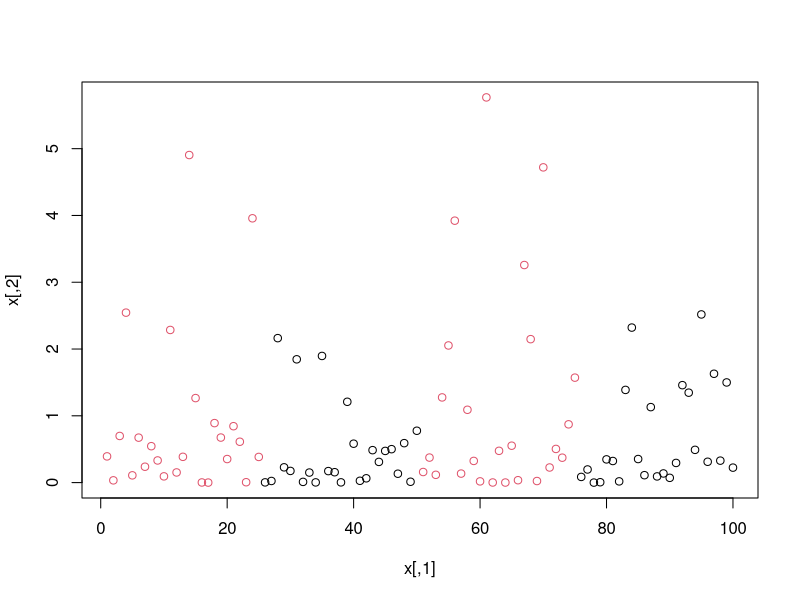
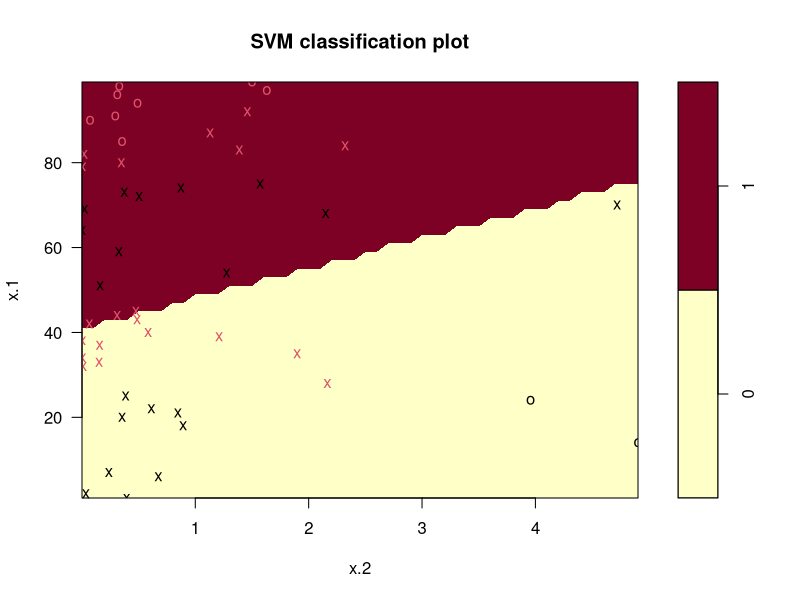
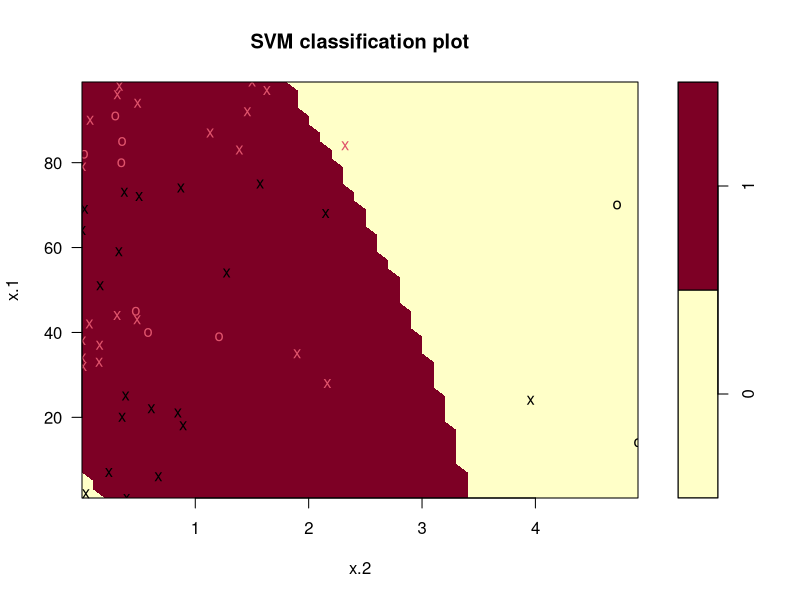
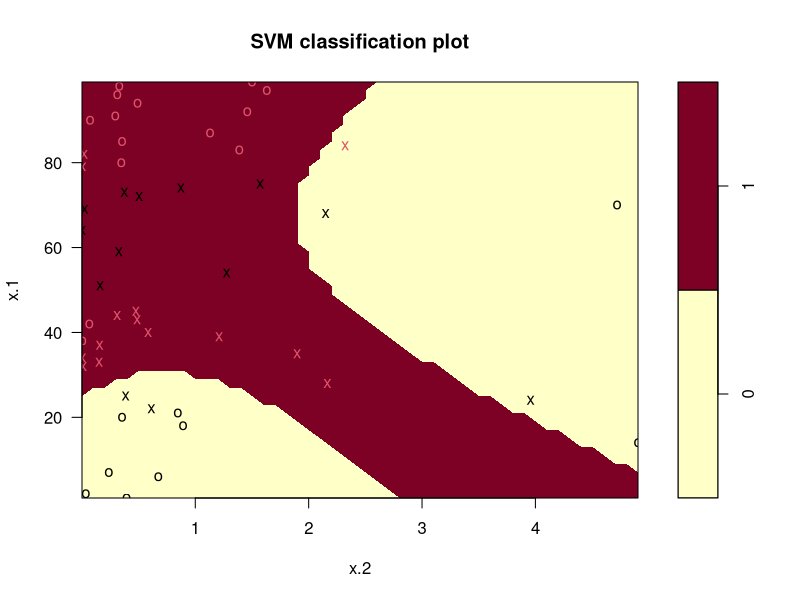
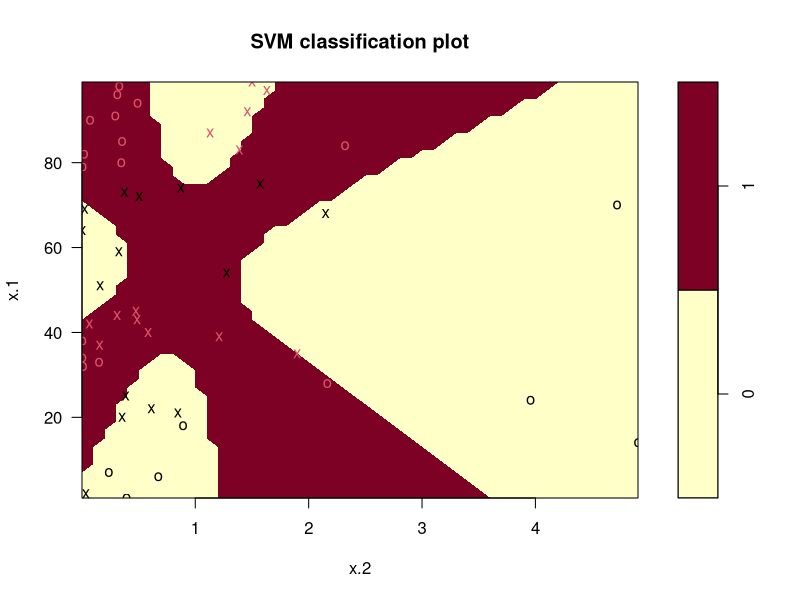
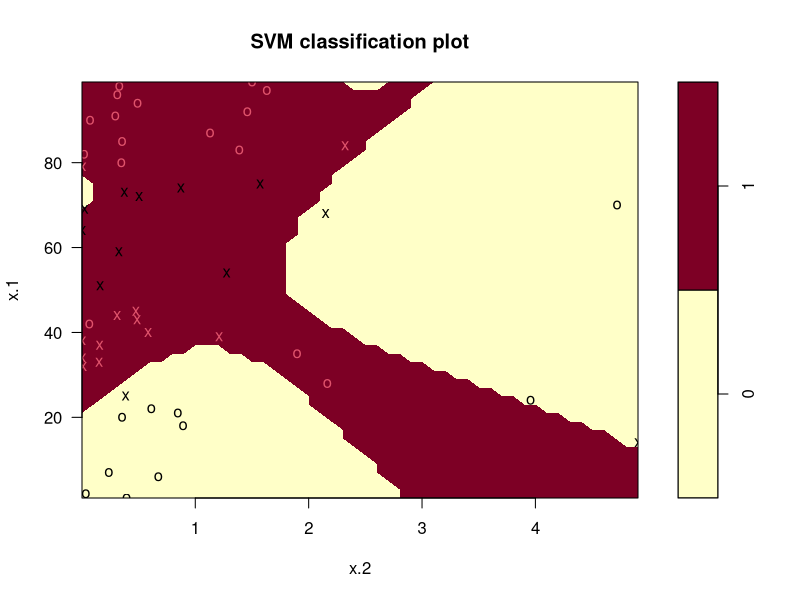
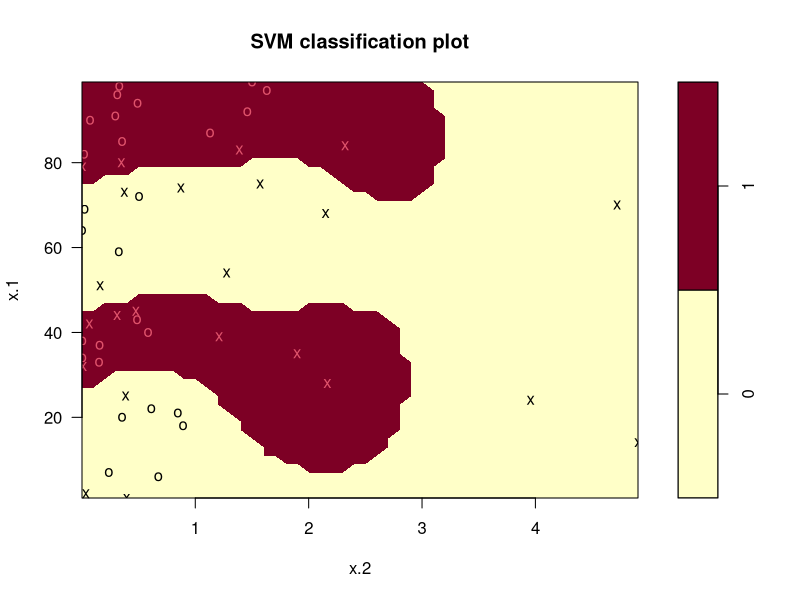
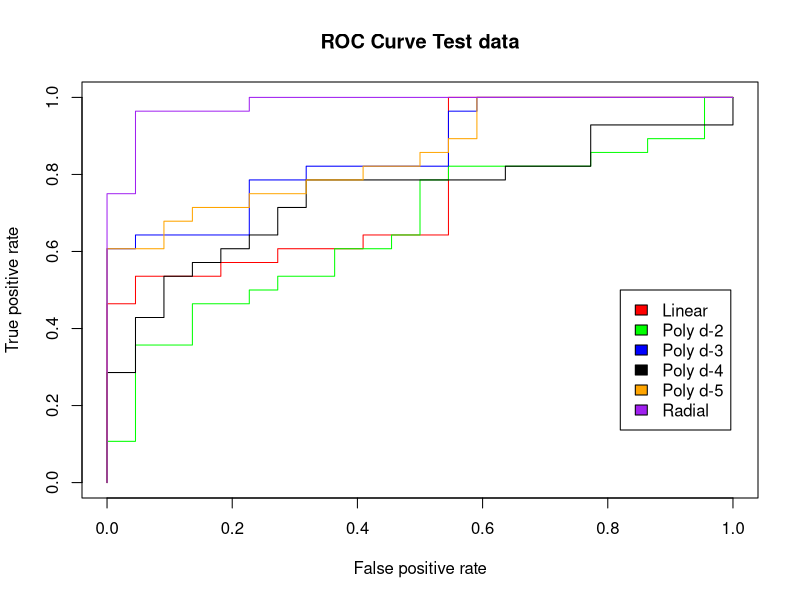

Here is the R script that generated these plots, in order:
## ---- chunk 1
knitr::opts_chunk$set(echo = TRUE)
## ---- chunk 2
#create random dataset
set.seed(1)
x1<-c(1:100)
x2 <- rnorm(100)^2
x <- matrix(c(x1,x2), ncol=2)
y<- c(rep(0,25), rep(1,25),rep(0,25), rep(1,25)) #,rep(0,25))
x[y==1,2] <- x[y==1,2]
plot(x, col=(2-y))
## ---- chunk 3
#create train and test sets (proportionated 50%)
set.seed(1)
train <- sample(100, 50)
trainset <- data.frame(x=x[train,], y=as.factor(y[train]))
testset <- data.frame(x=x[-train,], y=as.factor(y[-train]))
## ---- chunk 4
#SVM
library(e1071)
set.seed(1)
tune.out <- tune(svm, y~., data=trainset, kernel='linear',
                 range=list(cost=c(0.001, 0.01, 0.1, 1., 5., 10, 100)), decision.values=T)
summary(tune.out)
bestmodellinear <- tune.out$best.model
summary(bestmodellinear)
## ---- chunk 5
set.seed(1)
tune.out <- tune(svm, y~., data=trainset, kernel='radial',
                 ranges=list(cost=c(0.01, 1, 10, 100, 1000), 
                             gamma = c(0.5, 1, 2, 3, 4)), decision.values=T)
summary(tune.out)
bestmodelrbf <- tune.out$best.model
summary(bestmodelrbf)
## ---- chunk 6
set.seed(1)
tune.out <- tune(svm, y~., data=trainset, kernel='polynomial',degree=2,
                 ranges=list(cost=c(0.01, 1, 10, 100), 
                             gamma = c(0.5, 1, 2, 3, 4)), decision.values=T)
summary(tune.out)
bestmodelpoly2 <- tune.out$best.model
summary(bestmodelpoly2)

set.seed(1)
tune.out <- tune(svm, y~., data=trainset, kernel='polynomial',degree=3,
                 ranges=list(cost=c(0.01, 1, 10, 100), 
                             gamma = c(0.5, 1, 2, 3, 4)), decision.values=T)
summary(tune.out)
bestmodelpoly3 <- tune.out$best.model
summary(bestmodelpoly3)

set.seed(1)
tune.out <- tune(svm, y~., data=trainset, kernel='polynomial',degree=4,
                 ranges=list(cost=c(0.01, 1, 10, 100), 
                             gamma = c(0.5, 1, 2, 3, 4)), decision.values=T)
summary(tune.out)
bestmodelpoly4 <- tune.out$best.model
summary(bestmodelpoly4)

set.seed(1)
tune.out <- tune(svm, y~., data=trainset, kernel='polynomial',degree=5,
                 ranges=list(cost=c(0.01, 1, 10, 100), 
                             gamma = c(0.5, 1, 2, 3, 4)), decision.values=T)
summary(tune.out)
bestmodelpoly5 <- tune.out$best.model
summary(bestmodelpoly5)
## ---- chunk 7
plot(bestmodellinear, trainset)
## ---- chunk 8
plot(bestmodelpoly2, trainset)
## ---- chunk 9
plot(bestmodelpoly3, trainset)
## ---- chunk 10
plot(bestmodelpoly4, trainset)
## ---- chunk 11
plot(bestmodelpoly5, trainset)
## ---- chunk 12
plot(bestmodelrbf, trainset)
## ---- chunk 13
ypredlinear <- predict(bestmodellinear, newdata=testset)
t = table(pred=ypredlinear, true=testset[,"y"])
t
cat("Accuracy= ", (t[1]+t[4])/50)
## ---- chunk 14
ypredpoly2 <- predict(bestmodelpoly2, newdata=testset)
t = table(pred=ypredpoly2, true=testset[,"y"])
t
cat("Accuracy= ", (t[1]+t[4])/50)
## ---- chunk 15
ypredpoly3 <- predict(bestmodelpoly3, newdata=testset)
t= table(pred=ypredpoly3, true=testset[,"y"])
t
cat("Accuracy= ", (t[1]+t[4])/50)
## ---- chunk 16
ypredpoly4 <- predict(bestmodelpoly4, newdata=testset)
t = table(pred=ypredpoly4, true=testset[,"y"])
t
cat("Accuracy= ", (t[1]+t[4])/50)
## ---- chunk 17
ypredpoly5 <- predict(bestmodelpoly5, newdata=testset)
t = table(pred=ypredpoly5, true=testset[,"y"])
t
cat("Accuracy= ", (t[1]+t[4])/50)
## ---- chunk 18
ypredrbf <- predict(bestmodelrbf, newdata=testset)
t = table(pred=ypredrbf, true=testset[,"y"])
t
cat("Accuracy= ", (t[1]+t[4])/50)
## ---- chunk 19
library(ROCR)
rocplot <- function(pred, truth, ... ) {
            predob <- prediction(pred, truth, label.ordering=c(1,0))
            perf <- performance(predob, "tpr", "fpr")
            plot(perf, ...)
}
## ---- chunk 20
fitted.attr <- attributes(predict(bestmodellinear,testset, decision.values=T))
fitted <- fitted.attr$decision.values
rocplot(fitted, testset[,"y"], col='red',main="ROC Curve Test data")
fitted.attr <- attributes(predict(bestmodelpoly2,testset, decision.values=T))
fitted <- fitted.attr$decision.values
rocplot(fitted, testset[,"y"], col='green', add=T)
fitted.attr <- attributes(predict(bestmodelpoly3,testset, decision.values=T))
fitted <- fitted.attr$decision.values
rocplot(fitted, testset[,"y"], col='blue', add=T)
fitted.attr <- attributes(predict(bestmodelpoly4,testset, decision.values=T))
fitted <- fitted.attr$decision.values
rocplot(fitted, testset[,"y"], col='black', add=T)
fitted.attr <- attributes(predict(bestmodelpoly5,testset, decision.values=T))
fitted <- fitted.attr$decision.values
rocplot(fitted, testset[,"y"], col='orange', add=T)
fitted.attr <- attributes(predict(bestmodelrbf,testset, decision.values=T))
fitted <- fitted.attr$decision.values
rocplot(fitted, testset[,"y"], col='purple', add=T)
legend(0.82,0.5,legend=c("Linear", "Poly d-2","Poly d-3","Poly d-4","Poly d-5","Radial"),
       fill=c('red', 'green', 'blue','black','orange', 'purple'))

## ---- chunk 21
set.seed(1)
x1 <- runif(500) - 0.5
x2 <- runif(500) - 0.5
y <- 1*(x1^2 - x2^2 >0)
## ---- chunk 22
plot(x1,x2, col=1+y)
## ---- chunk 23
set.seed(1)
log <- glm(y~x1+x2, family='binomial')
## ---- chunk 24
summary(log)
## ---- chunk 25
log.probs <- predict(log, type='response')
log.preds <- rep(0,length(y))
log.preds[log.probs>0.5] <- 1
table(predicted=log.preds, true=y)
## ---- chunk 26
plot(x1,x2,col=log.preds+1)
#plot(log, col=y+1)
#plot(log, col=log.preds+1)
## ---- chunk 27
set.seed(1)
lognonlin <- glm(y~x1+x2+I(x1^2)+I(x2^3)+I(x2^4)+I(x1^6)+ I(x1*x2)+I(x2^8))
summary(lognonlin)
## ---- chunk 28
lognonlin.probs <- predict(lognonlin, type='response')
lognonlin.preds <- rep(0,length(y))
lognonlin.preds[lognonlin.probs>0.5] <- 1
table(predicted=lognonlin.preds, true=y)
plot(x1,x2,col=lognonlin.preds+1)
## ---- chunk 29
library(e1071)
set.seed(1)
x <- matrix(c(x1,x2), ncol=2)
df <- data.frame(x=x, y=as.factor(y))
svc <- svm(y~x,data=df, kernel='linear', cost=5)
svcpred <- predict(svc,df)
plot(x1,x2,col=as.numeric(svcpred)+1)
## ---- chunk 30
set.seed(1)
svmrbf <- svm(y~x,data=df, kernel='radial', cost=10, gamma=10)
svmrbfpred <- predict(svmrbf,df)
plot(x1,x2,col=as.numeric(svmrbfpred)+1)
table(predicted=svmrbfpred, true=y)
